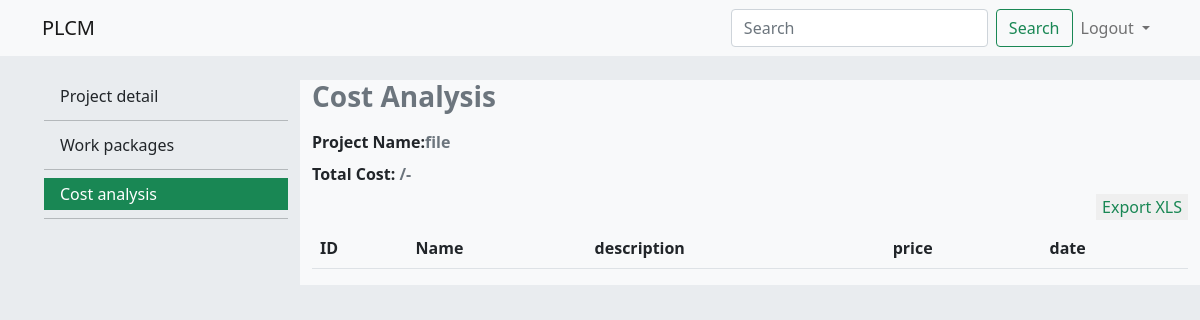
Before: /admin/cost_analysis.php?p_id=80&&n_id=222 (signed in) with the older database file.
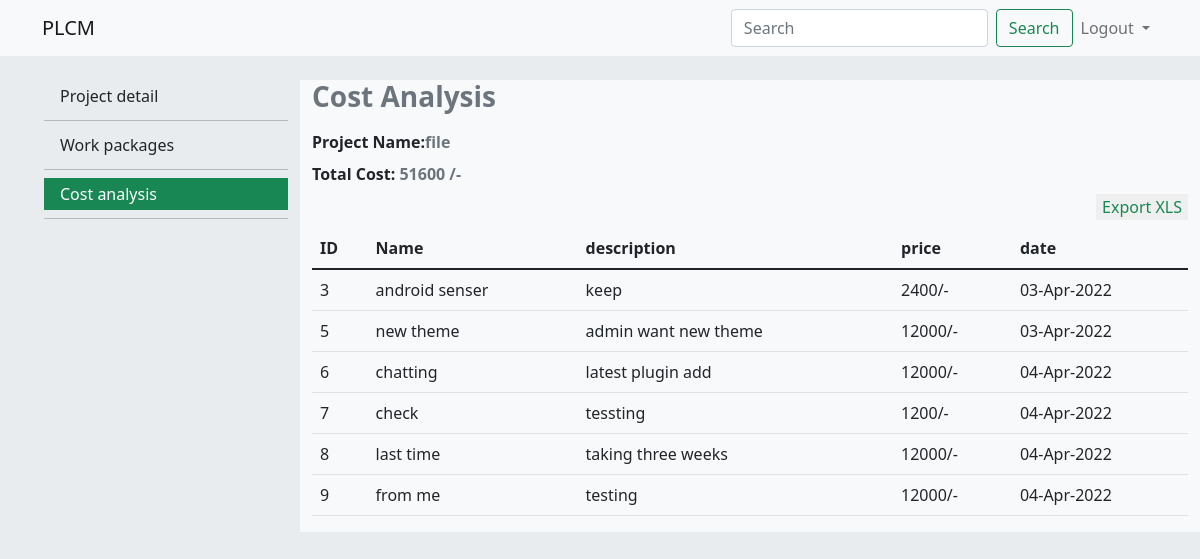
After: the same page with the newer database file.
### tables this page shows
CREATE TABLE `cost` (
  `c_id` int(11) NOT NULL,
  `p_id` int(11) NOT NULL,
  `create_id` int(11) NOT NULL,
  `m_id` int(11) NOT NULL,
  `mod_id` int(11) NOT NULL,
  `name` text NOT NULL,
  `description` text NOT NULL,
  `price` double NOT NULL,
  `date` timestamp NOT NULL DEFAULT current_timestamp() ON UPDATE current_timestamp()
);

### admin/cost_analysis.php (the view, shortened to what this page needs)
<?php
include("connection/connection.php");
$id=$_GET['p_id'];
$query="select * from projects where p_id=".$id;
$project=mysqli_query($conn,$query);
$pro=mysqli_fetch_assoc($project);
  $query="select cost.create_id as crt_id,c_id,f_name,subject,cost.description,name,price,cost.date as date,cost.mod_id as mod_id from cost,module,members where cost.p_id=".$id." and cost.m_id=members.m_id and module.mod_id=cost.mod_id";
  $fetch=mysqli_query($conn,$query);
  $price=NULL;
?>
<!doctype html>
<html lang="en">
  <head>
    <link href="https://cdn.jsdelivr.net/npm/bootstrap@5.1.3/dist/css/bootstrap.min.css" rel="stylesheet">
    <link rel='stylesheet' href='css/style.css'>
    <link rel="stylesheet" type="text/css" href="//cdn.datatables.net/1.10.21/css/jquery.dataTables.min.css"/>
  </head>
  <body>
  <div class='container-fluid p-0 responsive'>
  <nav class="navbar navbar-expand-md navbar-light bg-light">
  <div class="container">
    <a class="navbar-brand" href="#">PLCM</a>
    <div class="collapse navbar-collapse" id="navbarSupportedContent">
      <form class="d-flex">
        <input class="form-control me-2" type="search" placeholder="Search" aria-label="Search">
        <button class="btn btn-outline-success" type="submit">Search</button>
      </form>
      <ul class='navbar-nav'>
      <li class="nav-item dropdown">
          <a class="nav-link dropdown-toggle" href="#" id="navbarDropdown" role="button" data-bs-toggle="dropdown" aria-expanded="false">
            Logout
          </a>
        </li>
</ul>
    </div>
  </div>
</nav>
<section class='content bg'>
  <div class='row m-0  mt-md-4'>
  <div class='col-md-3 d-none d-md-block align-self-start'>
  <ul class='menu '>
  <li><a class="dropdown-item " href="detail_project.php?p_id=<?php echo $id;?>">Project detail</a></li>
            <li><hr class="dropdown-divider"></li>
            <li><a class="dropdown-item " href="work_packages.php?p_id=<?php echo $id;?>">Work packages</a></li>
            <li><hr class="dropdown-divider"></li>
            <li><a class="dropdown-item active" href="cost_analysis.php?p_id=<?php echo $id;?>">Cost analysis</a></li>
            <li><hr class="dropdown-divider"></li>
</ul>
</div>
<div class='col-md-9 align-self-start bg-light'>
    <div class='row'>
    <div class='col-12 text-muted h3 fw-bold'>
          Cost Analysis
          </div>
          <div class='col-12 text-muted  fw-bold mt-2 '>
            <span class='text-dark'>Project Name:</span><span><?php echo $pro['p_title']; ?>        </div>
            <div class='col-12 text-muted  fw-bold mt-2 '>
            <span class='text-dark'>Total Cost:</span><span> <?php
           if(mysqli_num_rows($fetch)>0){
             $price=0;
           while($fet=mysqli_fetch_assoc($fetch)){
            $integer = (int)$fet['price'];
            $price+=$integer;
           }} echo $price;?>  /-    </div>
            <div class='col-12 mt-2'>
         <div class=' text-end'>
  <button onclick="exportData()" class=' btn-outline-success border border-0'>
      Export  XLS
  </button>
            </div>
            <div class='col-12'>
         <div class="table-responsive mt-2">
<table id="userTable" class=' table table-hover '>
        <thead>
            <th>ID</th>
            <th>Name</th>
            <th>description</th>
            <th>price</th>
            <th>date</th>
        </thead>
        <tbody>
           <?php
  $fetch=mysqli_query($conn,$query);
           if(mysqli_num_rows($fetch)>0){
           while($fet=mysqli_fetch_assoc($fetch)){?>
           <tr>
             <td><a href='c_detail.php?p_id=<?php echo $pro['p_id']?>&&mod_id=<?php echo $fet['mod_id'];?>' class='text-decoration-none text-dark'><?php echo $fet['c_id'];?></a></td>
             <td><?php echo $fet['name'];?></td>
             <td><?php echo substr($fet['description'],0,50);?></td>
             <td><?php echo $fet['price']."/-";?></td>
             <td><?php echo date("d-M-Y", strtotime( $fet['date']));?></td>
           </tr>
           <?php }} ?>
        </tbody>
    </table>
                </div>
                </div>
</div>
</div>
</section>
</div>
</body>
</html>

Changed rows visible on the page:
added cost: c_id "3", name "android senser", description "keep", price "2400", date "03-Apr-2022"
added cost: c_id "5", name "new theme", description "admin want new theme", price "12000", date "03-Apr-2022"
added cost: c_id "6", name "chatting", description "latest plugin add", price "12000", date "04-Apr-2022"
added cost: c_id "7", name "check", description "tessting", price "1200", date "04-Apr-2022"
added cost: c_id "8", name "last time", description "taking three weeks", price "12000", date "04-Apr-2022"
added cost: c_id "9", name "from me", description "testing", price "12000", date "04-Apr-2022"
Other visible differences:
$price: (not shown) → "51600"
